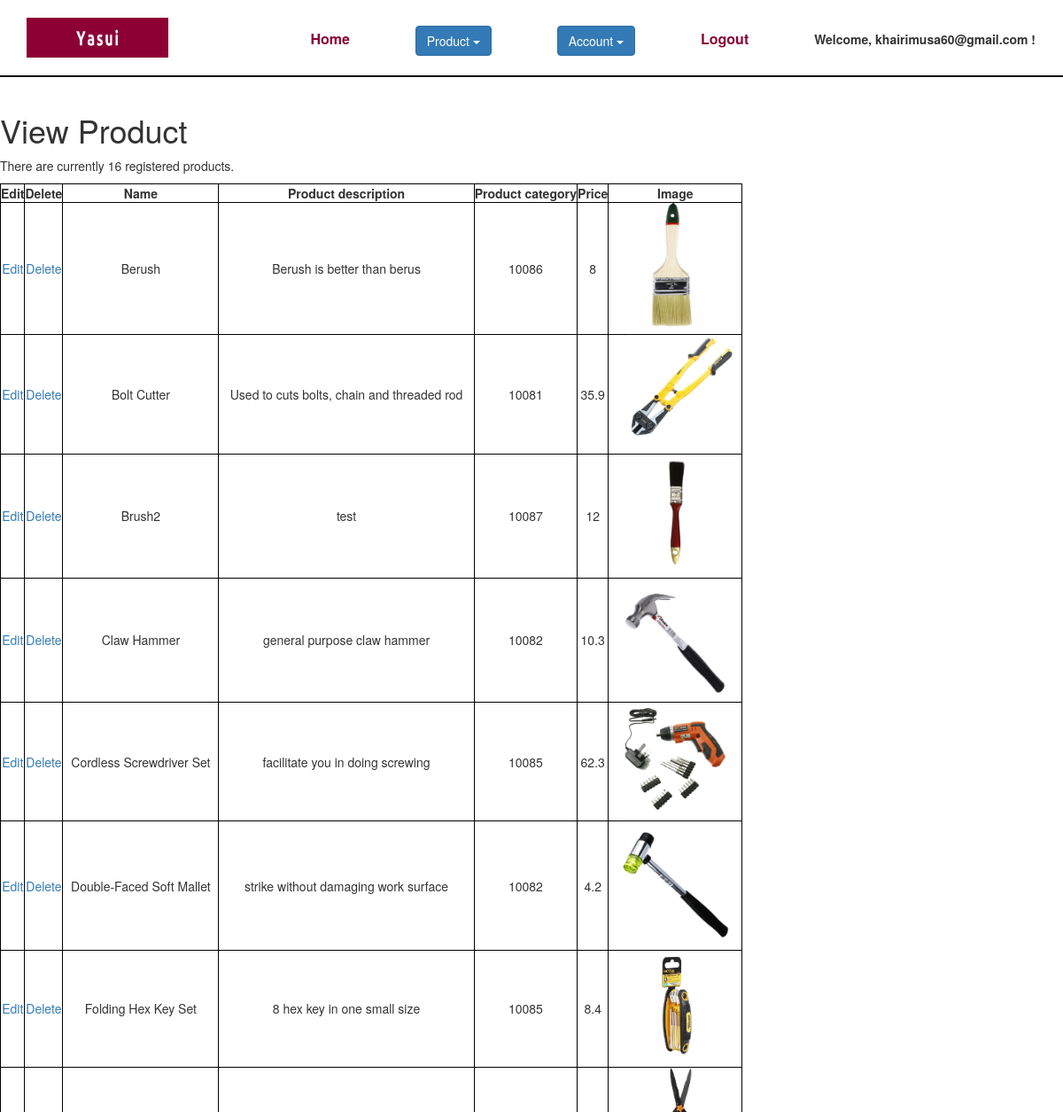
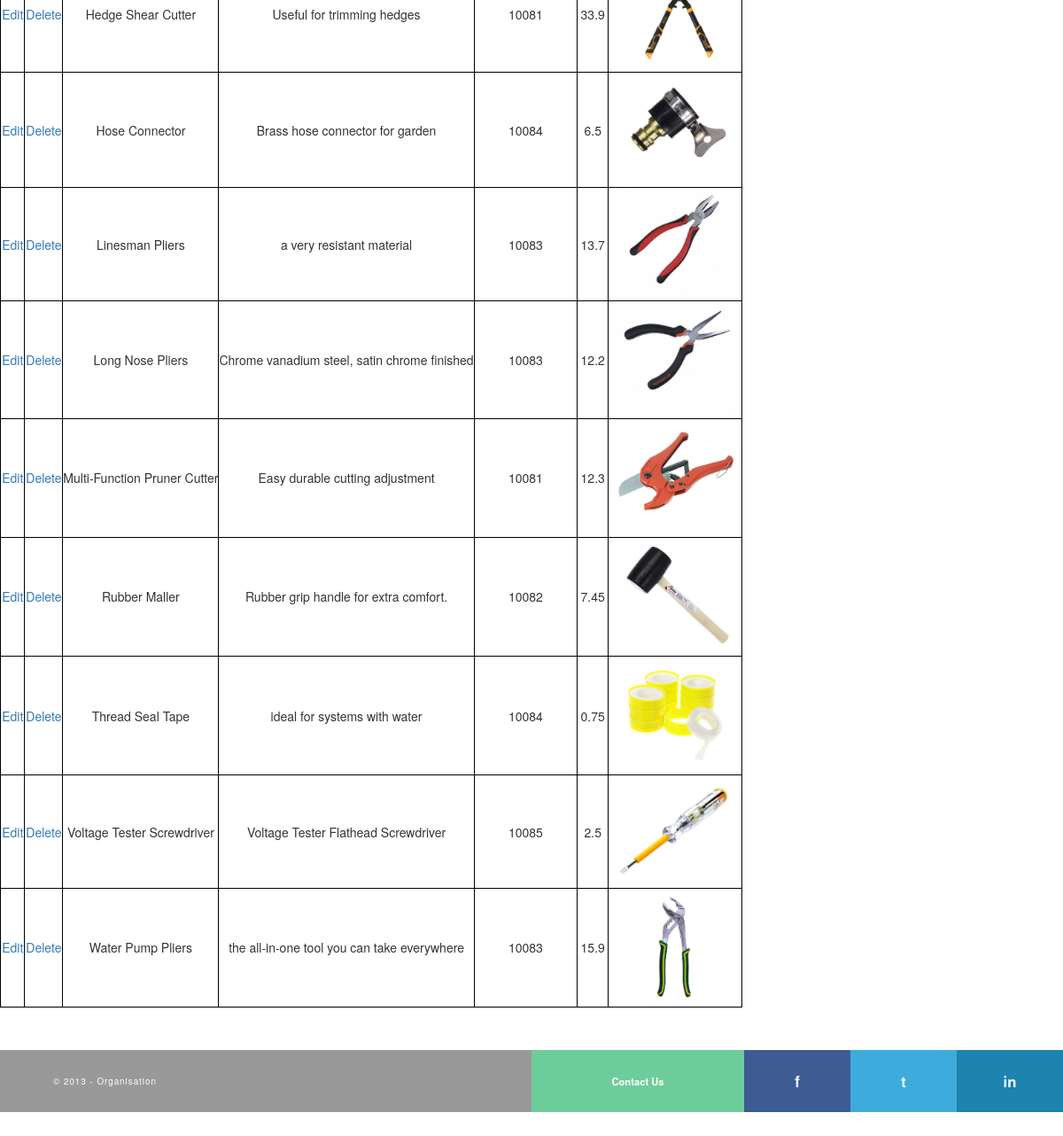
The page /viewProduct.php (signed in) on the database its author committed (2 pictures, top to bottom).
### tables this page shows
CREATE TABLE `product` (
  `product_id` int(6) NOT NULL,
  `category_id` int(6) NOT NULL,
  `product_name` varchar(45) NOT NULL,
  `detail` varchar(45) NOT NULL,
  `price` float NOT NULL,
  `img_path` varchar(100) NOT NULL
);

### viewProduct.php (the view, shortened to what this page needs)
<?php
require_once 'mysql_connection.php';
include './includes/adminheader.php';
?>
<?php
echo '<h1 id="mainhead">View Product</h1>';
$query = "SELECT * FROM product ORDER BY product_name ASC";
$result = mysqli_query($dbc, $query);
$num = mysqli_num_rows($result);
if ($num > 0) {
    echo"<p>There are currently $num registered products.</p>\n";
    echo'<table align="center" cellspacing="0" cellpadding="5"> <tr><td align="left"><b>Edit</b></td><td align="left"><b>Delete</b></td><td align="left"><b>Name</b></td><td align="left"><b>Product description</b></td><td align="left"><b>Product category</b></td><td align="left"><b>Price</b></td><td align="left"><b>Image</b></td></tr>';
    while ($row = mysqli_fetch_assoc($result)) {
        echo '<tr><td align="left"><a href="editItems.php?id=' . $row['product_id'] . '">Edit</a></td><td align="left"><a href="deleteItem.php?id=' . $row['product_id'] . '">Delete</a></td><td align="left">' . $row['product_name'] . '</td><td align="left">' . $row['detail'] . '</td><td align="left">' . $row['category_id'] . '</td><td align="left">' . $row['price'] . '</td><td align="left"><img src= "'.$row["img_path"].'" style="width:150px;"></td></tr>';
    }
    echo '</table>';
} else {
    echo '<p class="error">There are currently no registered product.</p>';
}
?>
<?php
include './includes/footer.php';
?>

### css/style.css (style rules this page uses)
img { max-width: 100%; max-height: 100%; }
* { margin: 0; padding: 0; -moz-box-sizing: border-box; -webkit-box-sizing: border-box; box-sizing: border-box; }
html, body { font-family: Raleway, sans-serif; background-color: #fff; }
table, th, td { border: 1px solid black; text-align: center; }
* { box-sizing: border-box; }
a { color: #2196F3; }

### rows shown on the page
product: product_name "Berush", detail "Berush is better than berus", category "10086", price "8", img_path (picture)
product: product_name "Bolt Cutter", detail "Used to cuts bolts, chain and threaded rod", category "10081", price "35.9", shows a picture
product: product_name "Brush2", detail "test", category "10087", price "12", img_path (picture)
product: product_name "Claw Hammer", detail "general purpose claw hammer", category "10082", price "10.3", shows a picture
product: product_name "Cordless Screwdriver Set", detail "facilitate you in doing screwing", category "10085", price "62.3", shows a picture
product: product_name "Double-Faced Soft Mallet", detail "strike without damaging work surface", category "10082", price "4.2", shows a picture
product: product_name "Folding Hex Key Set", detail "8 hex key in one small size", category "10085", price "8.4", shows a picture
product: product_name "Hedge Shear Cutter", detail "Useful for trimming hedges", category "10081", price "33.9", shows a picture
product: product_name "Hose Connector", detail "Brass hose connector for garden", category "10084", price "6.5", shows a picture
product: product_name "Linesman Pliers", detail "a very resistant material", category "10083", price "13.7", shows a picture
product: product_name "Long Nose Pliers", detail "Chrome vanadium steel, satin chrome finished", category "10083", price "12.2", shows a picture
product: product_name "Multi-Function Pruner Cutter", detail "Easy durable cutting adjustment", category "10081", price "12.3", shows a picture
product: product_name "Rubber Maller", detail "Rubber grip handle for extra comfort.", category "10082", price "7.45", shows a picture
product: product_name "Thread Seal Tape", detail "ideal for systems with water", category "10084", price "0.75", shows a picture
product: product_name "Voltage Tester Screwdriver", detail "Voltage Tester Flathead Screwdriver", category "10085", price "2.5", shows a picture
product: product_name "Water Pump Pliers", detail "the all-in-one tool you can take everywhere", category "10083", price "15.9", shows a picture

### other values the page prints
$_SESSION["username"] "khairimusa60@gmail.com"
$num "16"
